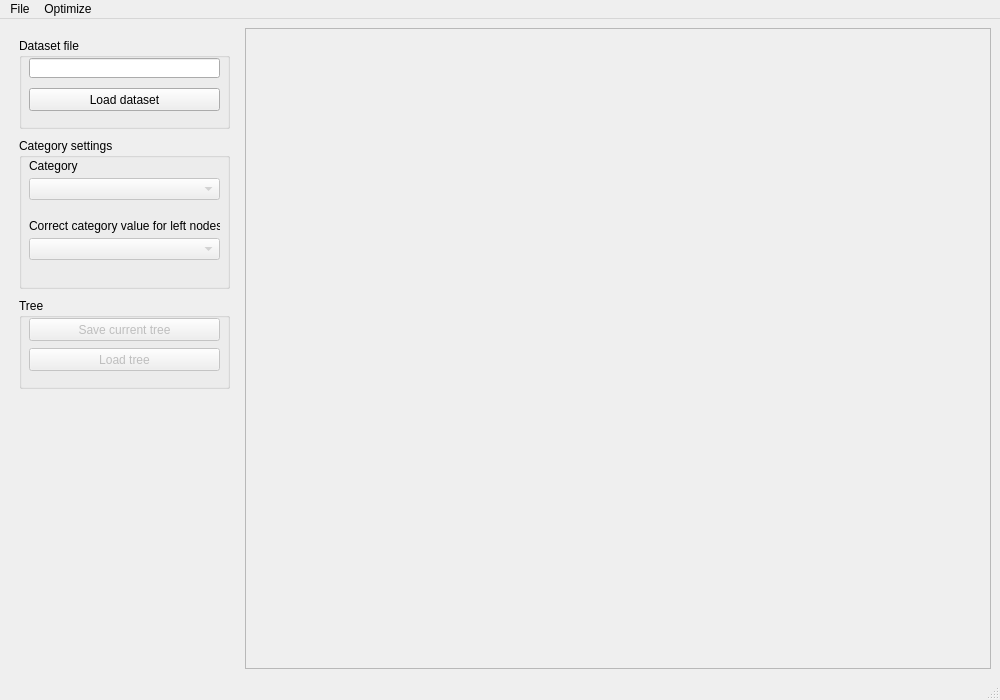
<?xml version="1.0" encoding="UTF-8"?>
<ui version="4.0">
 <class>MainWindow</class>
 <widget class="QMainWindow" name="MainWindow">
  <property name="enabled">
   <bool>true</bool>
  </property>
  <property name="geometry">
   <rect>
    <x>0</x>
    <y>0</y>
    <width>1000</width>
    <height>700</height>
   </rect>
  </property>
  <property name="minimumSize">
   <size>
    <width>1000</width>
    <height>700</height>
   </size>
  </property>
  <property name="windowTitle">
   <string>Fast-and-frugal Tree Builder</string>
  </property>
  <widget class="QWidget" name="centralwidget">
   <layout class="QHBoxLayout" name="horizontalLayout">
    <item>
     <widget class="QWidget" name="optionsWidget" native="true">
      <property name="sizePolicy">
       <sizepolicy hsizetype="Fixed" vsizetype="Minimum">
        <horstretch>0</horstretch>
        <verstretch>0</verstretch>
       </sizepolicy>
      </property>
      <property name="minimumSize">
       <size>
        <width>230</width>
        <height>500</height>
       </size>
      </property>
      <widget class="QGroupBox" name="datasetBox">
       <property name="geometry">
        <rect>
         <x>10</x>
         <y>10</y>
         <width>211</width>
         <height>91</height>
        </rect>
       </property>
       <property name="title">
        <string>Dataset file</string>
       </property>
       <widget class="QLineEdit" name="datasetText">
        <property name="geometry">
         <rect>
          <x>10</x>
          <y>20</y>
          <width>191</width>
          <height>20</height>
         </rect>
        </property>
        <property name="readOnly">
         <bool>true</bool>
        </property>
       </widget>
       <widget class="QPushButton" name="loadDatasetButton">
        <property name="geometry">
         <rect>
          <x>10</x>
          <y>50</y>
          <width>191</width>
          <height>23</height>
         </rect>
        </property>
        <property name="text">
         <string>Load dataset</string>
        </property>
       </widget>
      </widget>
      <widget class="QGroupBox" name="treeBox">
       <property name="geometry">
        <rect>
         <x>10</x>
         <y>270</y>
         <width>211</width>
         <height>91</height>
        </rect>
       </property>
       <property name="title">
        <string>Tree</string>
       </property>
       <widget class="QPushButton" name="saveTreeButton">
        <property name="enabled">
         <bool>false</bool>
        </property>
        <property name="geometry">
         <rect>
          <x>10</x>
          <y>20</y>
          <width>191</width>
          <height>23</height>
         </rect>
        </property>
        <property name="text">
         <string>Save current tree</string>
        </property>
       </widget>
       <widget class="QPushButton" name="loadTreeButton">
        <property name="enabled">
         <bool>false</bool>
        </property>
        <property name="geometry">
         <rect>
          <x>10</x>
          <y>50</y>
          <width>191</width>
          <height>23</height>
         </rect>
        </property>
        <property name="text">
         <string>Load tree</string>
        </property>
       </widget>
      </widget>
      <widget class="QGroupBox" name="categoryBox">
       <property name="geometry">
        <rect>
         <x>10</x>
         <y>110</y>
         <width>211</width>
         <height>151</height>
        </rect>
       </property>
       <property name="title">
        <string>Category settings</string>
       </property>
       <widget class="QComboBox" name="categoryCombo">
        <property name="enabled">
         <bool>false</bool>
        </property>
        <property name="geometry">
         <rect>
          <x>10</x>
          <y>40</y>
          <width>191</width>
          <height>22</height>
         </rect>
        </property>
       </widget>
       <widget class="QLabel" name="categoryLabel">
        <property name="geometry">
         <rect>
          <x>10</x>
          <y>20</y>
          <width>191</width>
          <height>16</height>
         </rect>
        </property>
        <property name="text">
         <string>Category</string>
        </property>
       </widget>
       <widget class="QLabel" name="trueValueLabel">
        <property name="geometry">
         <rect>
          <x>10</x>
          <y>80</y>
          <width>191</width>
          <height>16</height>
         </rect>
        </property>
        <property name="text">
         <string>Correct category value for left nodes</string>
        </property>
       </widget>
       <widget class="QComboBox" name="trueValueCombo">
        <property name="enabled">
         <bool>false</bool>
        </property>
        <property name="geometry">
         <rect>
          <x>10</x>
          <y>100</y>
          <width>191</width>
          <height>22</height>
         </rect>
        </property>
       </widget>
      </widget>
      <widget class="QLabel" name="statisticsLabel">
       <property name="geometry">
        <rect>
         <x>20</x>
         <y>380</y>
         <width>191</width>
         <height>201</height>
        </rect>
       </property>
       <property name="text">
        <string/>
       </property>
       <property name="alignment">
        <set>Qt::AlignLeading|Qt::AlignLeft|Qt::AlignTop</set>
       </property>
      </widget>
     </widget>
    </item>
    <item>
     <widget class="QScrollArea" name="scrollArea">
      <property name="sizePolicy">
       <sizepolicy hsizetype="Minimum" vsizetype="Minimum">
        <horstretch>0</horstretch>
        <verstretch>0</verstretch>
       </sizepolicy>
      </property>
      <property name="minimumSize">
       <size>
        <width>500</width>
        <height>500</height>
       </size>
      </property>
      <property name="verticalScrollBarPolicy">
       <enum>Qt::ScrollBarAsNeeded</enum>
      </property>
      <property name="horizontalScrollBarPolicy">
       <enum>Qt::ScrollBarAsNeeded</enum>
      </property>
      <property name="widgetResizable">
       <bool>true</bool>
      </property>
      <widget class="QWidget" name="scrollAreaWidgetContents_2">
       <property name="geometry">
        <rect>
         <x>0</x>
         <y>0</y>
         <width>744</width>
         <height>639</height>
        </rect>
       </property>
      </widget>
     </widget>
    </item>
   </layout>
  </widget>
  <widget class="QMenuBar" name="menubar">
   <property name="geometry">
    <rect>
     <x>0</x>
     <y>0</y>
     <width>1000</width>
     <height>21</height>
    </rect>
   </property>
   <widget class="QMenu" name="menuFast_and_frugal_tree_creator">
    <property name="title">
     <string>File</string>
    </property>
    <addaction name="actionLoad_new_dataset"/>
    <addaction name="separator"/>
    <addaction name="actionSave_current_tree"/>
    <addaction name="actionLoad_tree"/>
    <addaction name="actionNew_tree"/>
   </widget>
   <widget class="QMenu" name="menuOptimize">
    <property name="title">
     <string>Optimize</string>
    </property>
    <addaction name="actionGreedy_tree_optimization"/>
   </widget>
   <addaction name="menuFast_and_frugal_tree_creator"/>
   <addaction name="menuOptimize"/>
  </widget>
  <widget class="QStatusBar" name="statusbar"/>
  <action name="actionLoad_new_dataset">
   <property name="text">
    <string>Load dataset...</string>
   </property>
  </action>
  <action name="actionSave_current_tree">
   <property name="enabled">
    <bool>false</bool>
   </property>
   <property name="text">
    <string>Save current tree...</string>
   </property>
  </action>
  <action name="actionLoad_tree">
   <property name="enabled">
    <bool>false</bool>
   </property>
   <property name="text">
    <string>Load tree...</string>
   </property>
  </action>
  <action name="actionNew_tree">
   <property name="enabled">
    <bool>false</bool>
   </property>
   <property name="text">
    <string>New tree</string>
   </property>
  </action>
  <action name="actionGreedy_tree_optimization">
   <property name="text">
    <string>Greedy tree optimization</string>
   </property>
  </action>
 </widget>
 <resources/>
 <connections/>
</ui>
